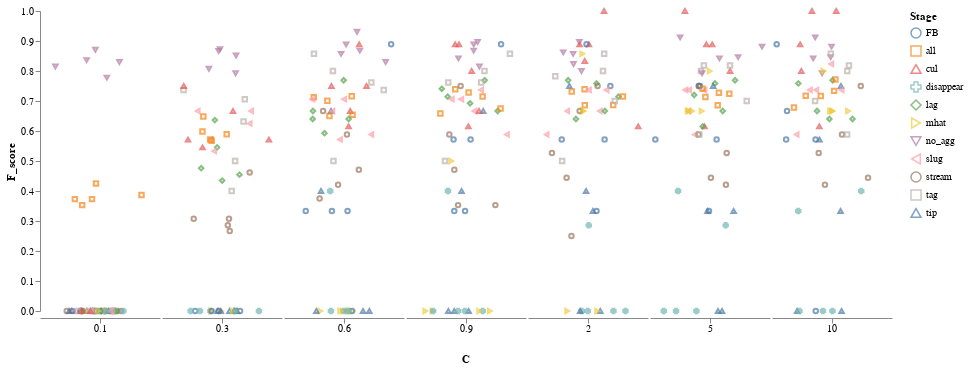
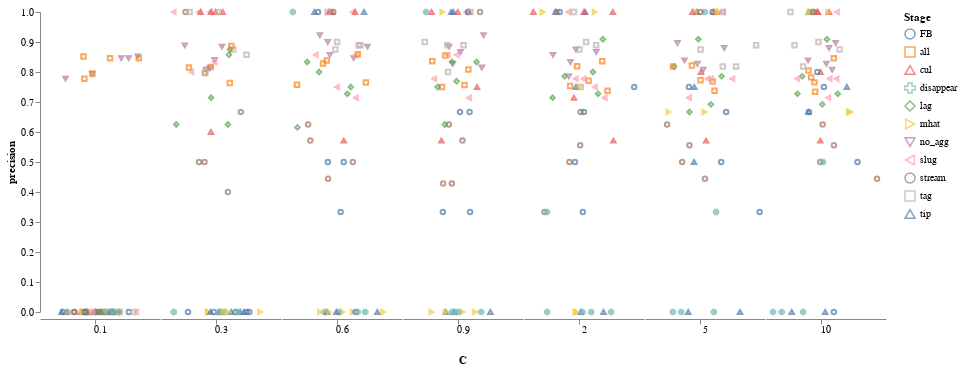
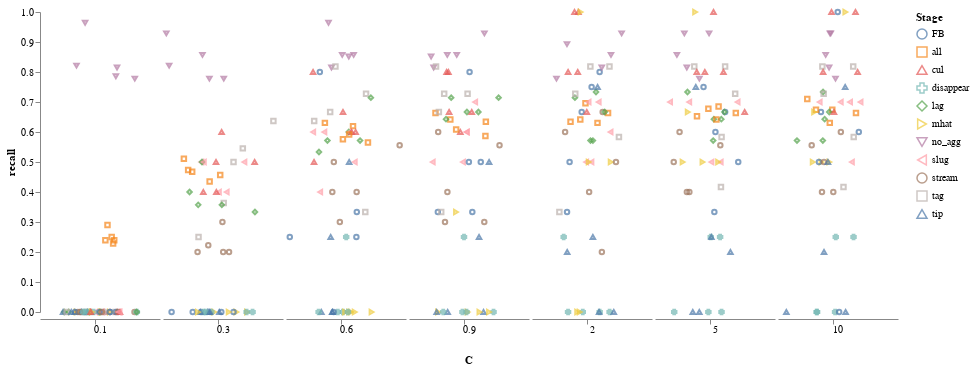
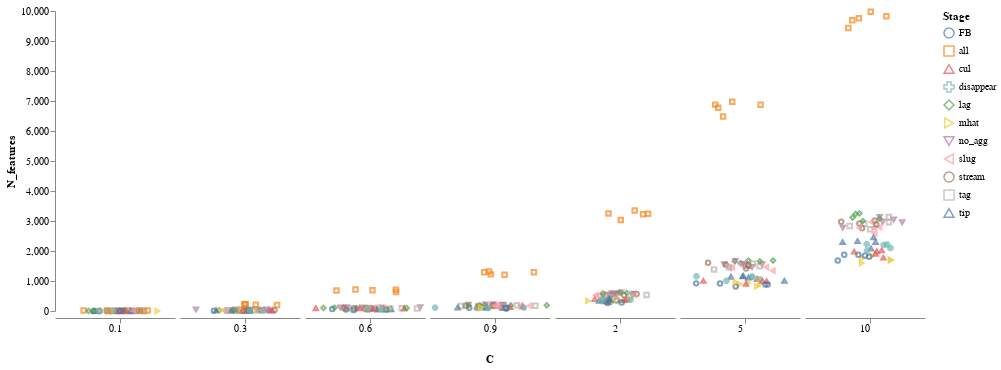

Write notebook code for charts like these, in order.
### Markdown cell above
### Classifier Chain with logistic regression

### Code cell
data_chain=loadPickle(pathClassification+'logisticRegressionChain.pkl')
display(scatter_catgory(data_chain['prfs'],'C', 'F_score', 'Stage','Stage'))
display(scatter_catgory(data_chain['prfs'],'C', 'precision', 'Stage','Stage'))
display(scatter_catgory(data_chain['prfs'],'C', 'recall', 'Stage','Stage'))
display(scatter_catgory(data_chain['featsN'],'C', 'N_features','Stage','Stage'))
#display(scatter_catgory(data_chain['rac'],'C', 'roc_auc',title='Micro ROC AUC (across all categories)'))
summary(data_chain['prfs'].query('C ==2'),'F_score',"Stage",order)

### Figure 1 — Vega-Lite specification as saved in the notebook (floating-point values rounded to 4 significant figures; data arrays with more than 128 entries replaced by an {"elided": "..."} marker saying what was removed)
{"config": {"view": {"continuousWidth": 400, "continuousHeight": 300, "stroke": null}, "facet": {"spacing": 0}}, "data": {"name": "data-031aba8f3734fb53168d1a34a90a9b62"}, "mark": {"type": "point", "size": 20}, "encoding": {"color": {"type": "nominal", "field": "Stage"}, "column": {"type": "quantitative", "field": "C", "header": {"labelAlign": "center", "labelAngle": 0, "labelOrient": "bottom", "labelPadding": 10, "titleOrient": "bottom"}}, "shape": {"type": "nominal", "field": "Stage"}, "x": {"type": "quantitative", "axis": {"grid": false, "labels": false, "ticks": true, "values": [0]}, "field": "jitter", "scale": {}, "title": null}, "y": {"type": "quantitative", "axis": {"grid": false}, "field": "F_score"}}, "title": "", "transform": [{"calculate": "sqrt(-2*log(random()))*cos(2*PI*random())", "as": "jitter"}], "width": 120, "$schema": "https://vega.github.io/schema/vega-lite/v4.0.2.json", "datasets": {"data-031aba8f3734fb53168d1a34a90a9b62": {"elided": "385 records"}}}

### Figure 2 — Vega-Lite specification as saved in the notebook (floating-point values rounded to 4 significant figures; data arrays with more than 128 entries replaced by an {"elided": "..."} marker saying what was removed)
{"config": {"view": {"continuousWidth": 400, "continuousHeight": 300, "stroke": null}, "facet": {"spacing": 0}}, "data": {"name": "data-031aba8f3734fb53168d1a34a90a9b62"}, "mark": {"type": "point", "size": 20}, "encoding": {"color": {"type": "nominal", "field": "Stage"}, "column": {"type": "quantitative", "field": "C", "header": {"labelAlign": "center", "labelAngle": 0, "labelOrient": "bottom", "labelPadding": 10, "titleOrient": "bottom"}}, "shape": {"type": "nominal", "field": "Stage"}, "x": {"type": "quantitative", "axis": {"grid": false, "labels": false, "ticks": true, "values": [0]}, "field": "jitter", "scale": {}, "title": null}, "y": {"type": "quantitative", "axis": {"grid": false}, "field": "precision"}}, "title": "", "transform": [{"calculate": "sqrt(-2*log(random()))*cos(2*PI*random())", "as": "jitter"}], "width": 120, "$schema": "https://vega.github.io/schema/vega-lite/v4.0.2.json", "datasets": {"data-031aba8f3734fb53168d1a34a90a9b62": {"elided": "385 records"}}}

### Figure 3 — Vega-Lite specification as saved in the notebook (floating-point values rounded to 4 significant figures; data arrays with more than 128 entries replaced by an {"elided": "..."} marker saying what was removed)
{"config": {"view": {"continuousWidth": 400, "continuousHeight": 300, "stroke": null}, "facet": {"spacing": 0}}, "data": {"name": "data-031aba8f3734fb53168d1a34a90a9b62"}, "mark": {"type": "point", "size": 20}, "encoding": {"color": {"type": "nominal", "field": "Stage"}, "column": {"type": "quantitative", "field": "C", "header": {"labelAlign": "center", "labelAngle": 0, "labelOrient": "bottom", "labelPadding": 10, "titleOrient": "bottom"}}, "shape": {"type": "nominal", "field": "Stage"}, "x": {"type": "quantitative", "axis": {"grid": false, "labels": false, "ticks": true, "values": [0]}, "field": "jitter", "scale": {}, "title": null}, "y": {"type": "quantitative", "axis": {"grid": false}, "field": "recall"}}, "title": "", "transform": [{"calculate": "sqrt(-2*log(random()))*cos(2*PI*random())", "as": "jitter"}], "width": 120, "$schema": "https://vega.github.io/schema/vega-lite/v4.0.2.json", "datasets": {"data-031aba8f3734fb53168d1a34a90a9b62": {"elided": "385 records"}}}

### Figure 4 — Vega-Lite specification as saved in the notebook (floating-point values rounded to 4 significant figures; data arrays with more than 128 entries replaced by an {"elided": "..."} marker saying what was removed)
{"config": {"view": {"continuousWidth": 400, "continuousHeight": 300, "stroke": null}, "facet": {"spacing": 0}}, "data": {"name": "data-891d88ce65032a8094d958eacf30a59f"}, "mark": {"type": "point", "size": 20}, "encoding": {"color": {"type": "nominal", "field": "Stage"}, "column": {"type": "quantitative", "field": "C", "header": {"labelAlign": "center", "labelAngle": 0, "labelOrient": "bottom", "labelPadding": 10, "titleOrient": "bottom"}}, "shape": {"type": "nominal", "field": "Stage"}, "x": {"type": "quantitative", "axis": {"grid": false, "labels": false, "ticks": true, "values": [0]}, "field": "jitter", "scale": {}, "title": null}, "y": {"type": "quantitative", "axis": {"grid": false}, "field": "N_features"}}, "title": "", "transform": [{"calculate": "sqrt(-2*log(random()))*cos(2*PI*random())", "as": "jitter"}], "width": 120, "$schema": "https://vega.github.io/schema/vega-lite/v4.0.2.json", "datasets": {"data-891d88ce65032a8094d958eacf30a59f": {"elided": "385 records"}}}
